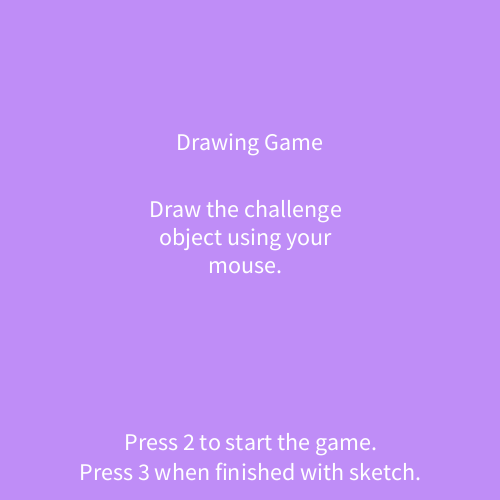
Frame 1 (no input)
Frame 60 (the mouse pressed at the canvas centre just before this capture): identical to frame 1, image omitted
Frame 120 (the mouse held since frame 60 and released just before this capture): identical to frame 1, image omitted

The Processing sketch that drew this single still picture (run headless with seeded random() and noise(); from frame 60 on, the mouse is pressed at the canvas centre):

// Processing sketch: Midterm_Final
// ── Midterm_Final.pde
// Shanice Smith, Drawing Game
// Instructions: Draw the given Animal or Object using your mouse within the given time

String state = "start";
String[] drawIdeas = {"Bird", "Dog", "Vase", "Bird", "Flowers"};
int i = (int)random(0, 5);
String randIdea;

int timer = 0;
int currentTime = 0;
int timeAdded = 10;
int limit = 10;

// mouse coords tracking
int[] pointX = new int[50];
int[] pointY = new int[50];

int counter = 0;

// for random color generator
int R = (int)random(130, 255);
int G = (int)random(130, 255);
int B = (int)random(130, 255);

void setup () {
  size(500, 500);
  
  textAlign(CENTER);
  textSize(24);
}

void draw () {
  
  if (state == "start") {
    startState();
  }
  
  if (state == "play") {
    playState();
  }
  
  if (state == "game over") {
    gameOverState();
  }
  
  if (state == "finish") {
    finishState();
  }
}

void circleParty () {
  noStroke();
  fill(R, G, B);
  
  for (int i = 25; i < 500; i += 100) {
    for (int j = 25; i < 500; i += 50){
      ellipse(j, i, 50, 50);
    }
  }
  
  for (int i = 475; i > 0; i -= 100) {
    for (int j = 475; i > 0; i -= 50){
      ellipse(j, i, 50, 50);
    }
  }
}

void startState () {
    randIdea = drawIdeas[i];
    
    background(191, 141, 247);
    fill(255);
    text("Drawing Game", width/2, height/2 - 100);
    text("Draw the challenge object using your mouse.", 120, 200, width/2, height/2);
    text("Press 2 to start the game.", width/2, height/2 + 200);
    text("Press 3 when finished with sketch.", width/2, height/2 + 230);
}

void playState () {
    timer = millis();
    currentTime = (int)Math.round(timer * 0.0005);
    if (currentTime == limit) {
      state = "game over";
    }
    
    background(255);
    
    stroke(R, G, B);
    strokeWeight(10);
    
    // from array demo
    pointX[counter] = mouseX;
    pointY[counter] = mouseY;
    counter++;
  
    for(int i=0; i<pointX.length-1; i++){
      if(i+1 != counter){
        line(pointX[i], pointY[i], pointX[i+1], pointY[i+1]);
      }
    }
  
    if (counter != pointX.length){
      line(pointX[0], pointY[0], pointX[pointX.length-1], pointY[pointX.length-1]);
    }
    
    if (counter > pointX.length-1){
      counter = 0;
    }
  
    circleParty();
    fill(0);
    text("Time Played: " + currentTime, width/2, 30);
    text("Challenge: " + randIdea, width/2, 60);
}

void gameOverState () {
    background(141, 201, 247);
    fill(255);
    text("Oh no, time ran out!", width/2, height/2);
    text("Did you finish the challenge?", width/2, height/2 + 30);
    text("Press 1 to try again for a free draw.", width/2, height/2 + 200);
    
    limit = limit + 10;
}

void finishState () {
    background(141, 201, 247);
    fill(255);
    text("You finished in the time alloted!", width/2, height/2);
    text("Congrats!!!!", width/2, height/2 + 30);
    text("Press 1 to try again.", width/2, height/2 + 200);
}

void keyPressed () {
  if (key == '2') {
    state = "play";
  }
  if (key == '1') {
    state = "start";
  }
  if (key == '3') {
    state = "finish";
  }
}
